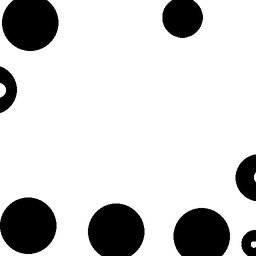
#> input picture LAB 3/c.tif, 256 x 256 px, shrunk from 512 x 512 before the run
$ python ht2.py
#> lines starting #> are read from the running program, lines starting #| are printed output that depends on the picture
import numpy
import cv2
import os
import math

my_img=cv2.imread("c.tif",0)
#> my_img is the input picture: shape (256, 256); min 0, max 255, mean 207
r,c = numpy.shape(my_img)
#> r = 256; c = 256
print(r)
#| 256
print(c)
#| 256
label = 0
labellist = []
cclist = numpy.zeros((r,c), dtype = numpy.uint8)
cclist[0][0] = label
labellist.append(label)

for i in range (0,r): #labeling other rows with comparison to first row
    for j in range (0,c):
        if my_img[i,j] == my_img[i,j-1] and my_img[i-1,j] == my_img[i,j]: #
            if cclist[i,j-1] <= cclist[i-1,j]:
                cclist[i,j] = cclist[i,j-1]
                if cclist[i,j-1] != cclist[i-1,j]:
                    temp = cclist[i-1,j]
                    for y in range (0,r):
                        for z in range (0,c):
                            if cclist[y,z] == temp:
                                cclist[y,z]=cclist[i,j]
                    if temp in labellist:
                            labellist.remove(temp)
            elif cclist[i,j-1] > cclist[i-1,j]:
                cclist[i,j] = cclist[i-1,j]
                temp=cclist[i,j-1]
                for y in range(0,r):
                    for z in range(0,c):
                        if cclist[y][z] == temp:
                            cclist[y][z]=cclist[i][j]
                if temp in labellist:
                    labellist.remove(temp)
        if my_img[i][j-1] == my_img[i][j]: #
            cclist[i][j] = cclist[i][j-1]
        if my_img[i-1][j] == my_img[i][j]: #
            cclist[i][j] = cclist[i-1][j]
        if my_img[i-1][j-1] == my_img[i][j]: #
            cclist[i][j] = cclist[i-1][j-1]
        if j < c-1:
            if my_img[i-1][j+1] == my_img[i][j]: #
                cclist[i][j] = cclist[i-1][j+1]
        if my_img[i][j-1] == my_img[i][j] and my_img[i-1][j]!=my_img[i][j]: #
            cclist[i][j] = cclist[i][j-1]
        if my_img[i][j-1] != my_img[i][j] and my_img[i-1][j]==my_img[i][j]: #
            cclist[i][j] = cclist[i-1][j]
        if my_img[i][j-1]!=my_img[i][j] and my_img[i-1][j]!=my_img[i][j]: #
            label = label+1
            labellist.append(label)
            cclist[i][j] = label
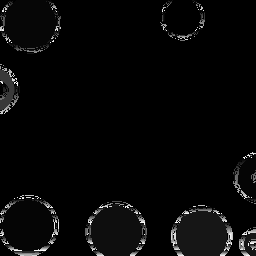
#> cclist: shape (256, 256); min 0, max 255, mean 7.3
#> after the loop, label = 3315; labellist = 3153 values from 0 to 3315
del labellist[0]
print(len(labellist))
#| 3152

color = math.floor(256/(len(labellist)-1))
#> color = 0

cclist = numpy.uint8(cclist)
cv2.imshow("a.jpg",cclist)
cv2.imwrite("a1.jpg",cclist)


$ run again, with LAB 3/Capture.PNG saved as LAB 3/c.tif
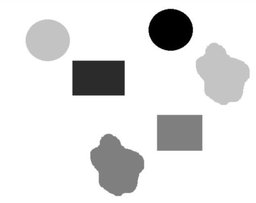
#> input picture LAB 3/Capture.PNG, 256 x 203 px, shrunk from 1002 x 795 before the run
#> my_img is the input picture: shape (203, 256); min 0, max 255, mean 226.8
#| 203
#| 256
#> after the loop `for i in range (0,r):`:
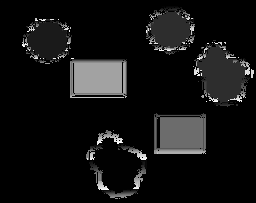
#> cclist: shape (203, 256); min 0, max 255, mean 18.9
#| 2580
